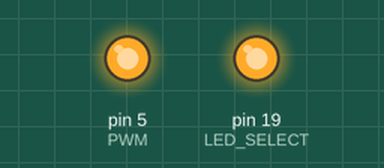
This sketch was run on a simulated Arduino Uno, built with avr-gcc and run on an emulated ATmega328P. Parts: output pins drawn as LEDs (lit = HIGH).

Above: at 5.0 s.
At 15.0 s:
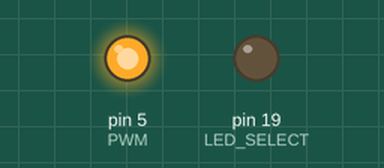
Timing chart, 0 to 26.0 s (numbered marks = the images above):
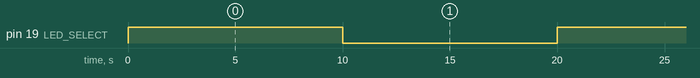

Measured:
- by itself, pin 19 (LED_SELECT): alternates HIGH for 10.0 s and LOW for 10.0 s

The sketch:

Zumo-IR_constant_on.ino
```cpp
#define PWM 5
#define LED_SELECT 19


bool left = true;

void setup() {
  // put your setup code here, to run once:
  pinMode(PWM, OUTPUT);
  pinMode(LED_SELECT, OUTPUT);

  digitalWrite(PWM, HIGH);
}

void loop() {
   digitalWrite(LED_SELECT, left);
   left = !left;
   Serial.println(left ? "Left" : "Right");
   delay(10000);
  // put your main code here, to run repeatedly:

}
```
